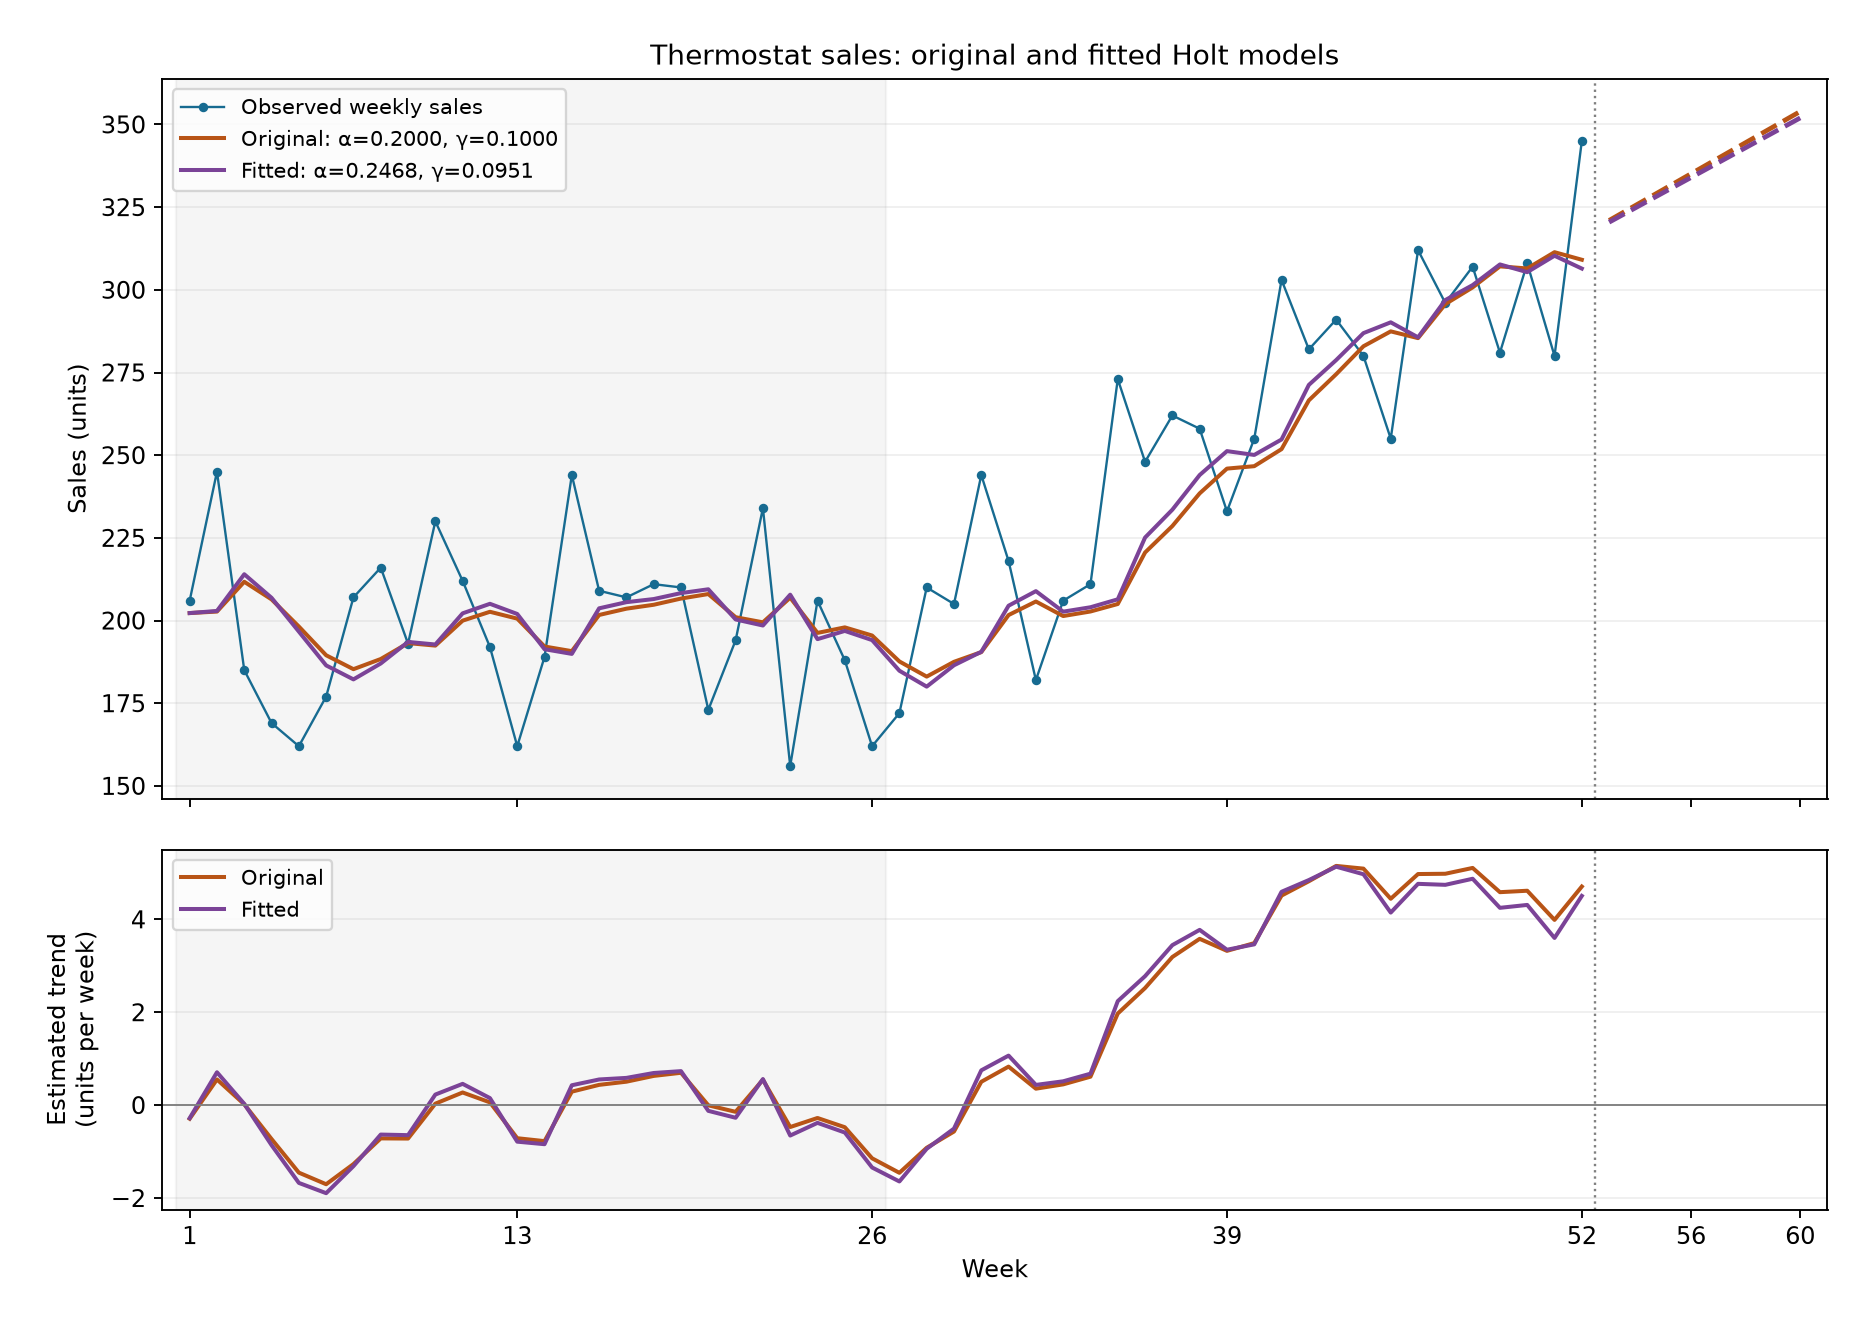

This figure's Python source:
"""Fit Holt alpha and gamma with fixed OLS initialization. No randomness."""
from pathlib import Path
import csv
import numpy as np
from scipy.optimize import minimize
import matplotlib
matplotlib.use('Agg')
import matplotlib.pyplot as plt

root = Path(__file__).resolve().parent
with (root/'thermostat.csv').open() as f:
    raw = list(csv.DictReader(f))
y = np.array([float(r['y']) for r in raw])
t = np.arange(1, len(y)+1)
assert y[23] == 206
x = t[:26]
b0 = ((x-x.mean())*(y[:26]-y[:26].mean())).sum()/((x-x.mean())**2).sum()
l0 = y[:26].mean()-b0*x.mean()
with (root/'thermostat_holt_updates_turn08.csv').open() as f:
    previous = list(csv.DictReader(f))
assert all(float(r['sales']) == actual for r, actual in zip(previous,y))
assert float(previous[23]['sales']) == 206

def holt(params):
    alpha, gamma = params
    level, trend = l0, b0
    rows = []
    for week, actual in zip(t,y):
        forecast = level+trend
        error = actual-forecast
        new_level = forecast+alpha*error
        new_trend = gamma*(new_level-level)+(1-gamma)*trend
        level,trend = new_level,new_trend
        rows.append([week, actual, forecast, error, level, trend])
    return np.array(rows)
def loss(params):
    return float(np.sum(holt(params)[:,3]**2))

# Full square scan plus deterministic local refinement and boundary searches.
grid = np.linspace(0,1,51)
candidates = sorted([(loss([a,g]),a,g) for a in grid for g in grid])
starts = [[r[1],r[2]] for r in candidates[:10]]
starts += [[a,g] for a in [0,.2,.5,1] for g in [0,.1,.5,1]]
fits = [minimize(loss,start,method='L-BFGS-B',bounds=[(0,1),(0,1)],
                 options={'ftol':1e-14,'gtol':1e-7,'maxiter':2000}) for start in starts]
best = min([np.array([r[1],r[2]]) for r in candidates[:1]]+[r.x for r in fits], key=loss)
for label, params in [('Original', [.2,.1]), ('Fitted', best)]:
    rs = holt(params)
    if label == 'Original':
        assert np.allclose(rs[:,2], [float(r['one_step_prediction']) for r in previous])
    e = rs[:,3]
    print(label, 'alpha,gamma=',params,'SSE=',loss(params),'MSD=',np.mean(e**2),
          'MAD=',np.mean(abs(e)),'MAPE=',100*np.mean(abs(e)/y),
          'L52=',rs[-1,4],'B52=',rs[-1,5])
    print('Forecasts:', [(h,rs[-1,4]+h*rs[-1,5]) for h in [1,2,4,8]])
print('Verified week24=206 in CSV and previous calculations; first26 sum=', y[:26].sum())

allrows=[]
forecasts=[]
summaries=[]
for label, params in [('Original', [.2,.1]), ('Fitted', best)]:
    rs=holt(params)
    allrows.extend([[label,*r] for r in rs])
    forecasts.extend([[label,52+h,h,rs[-1,4]+h*rs[-1,5]] for h in range(1,9)])
    e=rs[:,3]
    summaries.append([label,*params,loss(params),np.mean(e**2),np.mean(abs(e)),100*np.mean(abs(e)/y),rs[-1,4],rs[-1,5]])
for name,header,rows in [
    ('thermostat_fit_summary_turn09.csv',['method','alpha','gamma','SSE','MSD','MAD','MAPE_percent','L52','B52'],summaries),
    ('thermostat_fit_updates_turn09.csv',['method','week','actual','prediction','error','level','trend'],allrows),
    ('thermostat_forecasts_turn09.csv',['method','target_week','horizon','forecast'],forecasts)]:
    with (root/name).open('w',newline='') as f:
        w=csv.writer(f);w.writerow(header);w.writerows(rows)
fig,axes=plt.subplots(2,1,figsize=(11,7.8),sharex=True,gridspec_kw={'height_ratios':[2,1]})
axes[0].plot(t,y,'o-',color='#176b91',lw=1,markersize=3,label='Observed weekly sales')
for label,params,color in [('Original',[.2,.1],'#b85416'),('Fitted',best,'#7b4397')]:
    rs=holt(params)
    axes[0].plot(t,rs[:,2],color=color,lw=1.7,label=f'{label}: α={params[0]:.4f}, γ={params[1]:.4f}')
    axes[0].plot(range(53,61),[rs[-1,4]+h*rs[-1,5] for h in range(1,9)],'--',color=color,lw=2)
    axes[1].plot(t,rs[:,5],color=color,lw=1.7,label=label)
axes[0].set(title='Thermostat sales: original and fitted Holt models',ylabel='Sales (units)')
axes[0].legend(loc='upper left',fontsize=9)
axes[1].set(xlabel='Week',ylabel='Estimated trend\n(units per week)',xlim=(0,61))
axes[1].axhline(0,color='gray',lw=.8)
axes[1].legend(loc='upper left',fontsize=9)
for ax in axes:
    ax.axvspan(.5,26.5,color='gray',alpha=.08)
    ax.axvline(52.5,color='gray',ls=':',lw=1)
    ax.grid(axis='y',alpha=.2)
axes[1].set_xticks([1,13,26,39,52,56,60])
fig.tight_layout(pad=1.8)
fig.savefig(root/'thermostat_fit_turn09.png',dpi=170)
plt.close(fig)
